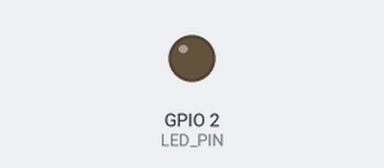
Bench run of a sketch on a simulated ESP32. Parts: output pins drawn as LEDs (lit = HIGH). WiFi joins after 1.5 s; servers stay silent unless stated; uploads are accepted with an empty reply; the local clock reads 2024-03-15 10:24:30 at power-on unless the sketch sets it; random numbers use the default seed unless the sketch sets one; what the sketch prints to the serial monitor is not drawn.

Above: at 2.84 s.
At 10.3 s:
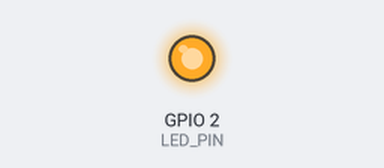
Timing chart, 0 to 22.1 s (numbered marks = the images above):
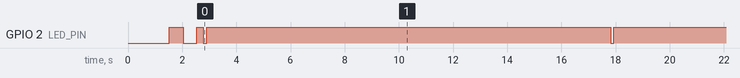

The sketch:

esp32_energy_meter.ino
```cpp
/*
  =============================================================================
  ⚡ ENERGY TWINS AI — ESP32 Smart Energy Meter Firmware
  =============================================================================
  Target Hardware: ESP32 Dev Module (ESP-WROOM-32 / NodeMCU-32S)
  Supported Sensors:
    1. PZEM-004T v3.0 (AC Voltage, Current, Power, Energy via UART Serial2)
    2. DHT11 / DHT22 (Ambient Temperature & Humidity via GPIO4)
    3. Built-in Virtual Sensor Mode (จำลองการทำงานได้ทันทีโดยไม่ต้องต่อเซนเซอร์ภายนอก!)

  Destination Modes (เลือกช่องทางการส่งข้อมูลได้ตามต้องการ):
    - MODE 1: ENERGY TWIN Cloud Backend API (แนะนำที่สุด — ข้อมูลขึ้นเว็บทันที)
    - MODE 2: Google Apps Script Web App (ส่งตรงเข้า Google Sheets)
    - MODE 3: Dual Mode (ส่งทั้ง Backend และ Google Sheets พร้อมกัน)
  =============================================================================
*/

#include <WiFi.h>
#include <HTTPClient.h>
#include <WiFiClientSecure.h>
#include <time.h>

// -----------------------------------------------------------------------------
// 1. CONFIGURATION (ตั้งค่าการเชื่อมต่อ Wi-Fi และเซิร์ฟเวอร์)
// -----------------------------------------------------------------------------

// ใส่ชื่อและรหัสผ่าน Wi-Fi ของคุณ (รองรับ 2.4 GHz)
const char* WIFI_SSID     = "YOUR_WIFI_NAME";        // << ชื่อ Wi-Fi
const char* WIFI_PASSWORD = "YOUR_WIFI_PASSWORD";    // << รหัสผ่าน Wi-Fi

// เลือกโหมดการส่งข้อมูล (Destination):
//   1 = ส่งเข้า ENERGY TWIN Cloud Backend (แนะนำ - แสดงผลบน Dashboard ทันที)
//   2 = ส่งตรงเข้า Google Sheets Web App (Apps Script)
//   3 = ส่งทั้งสองที่ (Dual Mode: ทั้ง Backend และ Google Sheets)
#define TARGET_MODE 1

// URL ปลายทางของ ENERGY TWIN Backend API
const char* BACKEND_API_URL = "https://energy-twins-ai.onrender.com/api/energy";

// URL ของ Google Apps Script Web App (กรณีเลือกโหมด 2 หรือ 3)
const char* GOOGLE_SCRIPT_URL = "https://script.google.com/macros/s/AKfycbwx0nIl9fswC9mtNivXEv4gzeKh0O07bImCEAe6XV2VEQZT7ObKdSP5L4CHg4UaneSf/exec";

// รหัสประจำอุปกรณ์ (Device ID):
// แนะนำให้ตรงกับวงจรในระบบ ENERGY TWINS:
// - "circuit_heavy_load"  (โหลดหนัก: แอร์, เครื่องทำน้ำอุ่น)
// - "circuit_receptacle"  (เต้ารับปลั๊กไฟทั่วไป)
// - "circuit_lighting"    (วงจรแสงสว่าง)
// - "circuit_ev"          (แท่นชาร์จรถยนต์ไฟฟ้า)
// - "circuit_solar"       (แผงโซลาร์เซลล์)
const char* DEVICE_ID = "circuit_heavy_load";

// ความถี่ในการส่งข้อมูล (มิลลิวินาที) — ค่าเริ่มต้น 15 วินาที
const unsigned long SEND_INTERVAL_MS = 15000;

// -----------------------------------------------------------------------------
// 2. HARDWARE & SENSOR CONFIGURATION
// -----------------------------------------------------------------------------

// ตั้งเป็น true เพื่อใช้โหมดจำลอง (ไม่ต้องต่อเซนเซอร์จริง)
// ตั้งเป็น false หากต่อเซนเซอร์ PZEM-004T หรือ DHT จริง
#define USE_VIRTUAL_SENSOR true

#define LED_PIN 2  // ขาไฟ LED สีน้ำเงินบนบอร์ด ESP32 (แสดงสถานะ)

// การต่อสายฮาร์ดแวร์จริง (กรณี USE_VIRTUAL_SENSOR = false):
// PZEM-004T v3.0:
//   - RX Pin (ESP32) -> GPIO 16 (RX2)
//   - TX Pin (ESP32) -> GPIO 17 (TX2)
// DHT11 / DHT22:
//   - Data Pin       -> GPIO 4
#if !USE_VIRTUAL_SENSOR
  #include <PZEM004Tv30.h>
  #include <DHT.h>
  #define PZEM_RX_PIN 16
  #define PZEM_TX_PIN 17
  #define DHT_PIN     4
  #define DHT_TYPE    DHT11

  PZEM004Tv30 pzem(Serial2, PZEM_RX_PIN, PZEM_TX_PIN);
  DHT dht(DHT_PIN, DHT_TYPE);
#endif

// NTP Server Settings สำหรับซิงค์เวลาจริง (UTC+7 ประเทศไทย)
const char* ntpServer = "pool.ntp.org";
const long  gmtOffset_sec = 7 * 3600;
const int   daylightOffset_sec = 0;

unsigned long lastSendTime = 0;
float cumulativeKwh = 0.50; // หน่วยพลังงานสะสมเริ่มต้น (kWh)

// -----------------------------------------------------------------------------
// 3. DATA STRUCTURE
// -----------------------------------------------------------------------------
struct EnergyReading {
  float voltage;      // แรงดันไฟฟ้า (V)
  float current;      // กระแสไฟฟ้า (A)
  float power;        // กำลังไฟฟ้า (W)
  float energy;       // พลังงานสะสม (kWh)
  float temperature;  // อุณหภูมิ (°C)
  float humidity;     // ความชื้นสัมพัทธ์ (%RH)
  bool  occupancy;    // สถานะมีผู้อยู่อาศัย (true/false)
};

// -----------------------------------------------------------------------------
// 4. HELPER FUNCTIONS
// -----------------------------------------------------------------------------
String getCurrentTimeString() {
  struct tm timeinfo;
  if (!getLocalTime(&timeinfo)) {
    return "";
  }
  char buf[30];
  strftime(buf, sizeof(buf), "%Y-%m-%d %H:%M:%S", &timeinfo);
  return String(buf);
}

void connectWiFi() {
  if (WiFi.status() == WL_CONNECTED) return;

  Serial.println();
  Serial.print("[WiFi] กำลังเชื่อมต่อกับ: ");
  Serial.println(WIFI_SSID);

  WiFi.mode(WIFI_STA);
  WiFi.begin(WIFI_SSID, WIFI_PASSWORD);

  int attempts = 0;
  while (WiFi.status() != WL_CONNECTED && attempts < 25) {
    delay(500);
    Serial.print(".");
    digitalWrite(LED_PIN, !digitalRead(LED_PIN));
    attempts++;
  }

  if (WiFi.status() == WL_CONNECTED) {
    Serial.println("\n[WiFi] เชื่อมต่อสำเร็จ! ✅");
    Serial.print("[WiFi] IP Address: ");
    Serial.println(WiFi.localIP());
    digitalWrite(LED_PIN, HIGH);
  } else {
    Serial.println("\n[WiFi] ไม่สามารถเชื่อมต่อได้ จะลองใหม่ในรอบถัดไป ❌");
    digitalWrite(LED_PIN, LOW);
  }
}

// -----------------------------------------------------------------------------
// 5. SENSOR READING ENGINE
// -----------------------------------------------------------------------------
EnergyReading readSensors() {
  EnergyReading r;

#if USE_VIRTUAL_SENSOR
  // โหมดจำลองโหลดเครื่องใช้ไฟฟ้าอัจฉริยะ (เช่น เครื่องปรับอากาศ Inverter)
  static unsigned long cycle = 0;
  cycle++;

  // แรงดันไฟฟ้าไทยทั่วไป ~220-230V
  r.voltage = 225.0 + (random(-30, 30) / 10.0);

  // วงจรการทำงานของคอมเพรสเซอร์แอร์
  int phase = (cycle % 12);
  if (phase < 3) {
    r.power = 1350.0 + random(-50, 50); // เร่งความเย็น
  } else if (phase < 8) {
    r.power = 820.0 + random(-30, 30);  // ประคองอุณหภูมิ Inverter
  } else {
    r.power = 65.0 + random(-10, 10);   // สแตนด์บาย/พัดลม
  }

  r.current = r.power / r.voltage;

  // คำนวณพลังงานสะสม (kWh) = Power(W) * Hours / 1000
  float kwhDelta = (r.power * (SEND_INTERVAL_MS / 1000.0)) / 3600000.0;
  cumulativeKwh += kwhDelta;
  r.energy = cumulativeKwh;

  r.temperature = 26.5 + (random(-15, 15) / 10.0);
  r.humidity = 60.0 + (random(-20, 20) / 10.0);
  r.occupancy = true;

#else
  // โหมดอ่านจากเซนเซอร์จริง
  float v = pzem.voltage();
  float i = pzem.current();
  float p = pzem.power();
  float e = pzem.energy();

  r.voltage = (!isnan(v)) ? v : 220.0;
  r.current = (!isnan(i)) ? i : 0.0;
  r.power   = (!isnan(p)) ? p : 0.0;
  r.energy  = (!isnan(e)) ? e : cumulativeKwh;

  float t = dht.readTemperature();
  float h = dht.readHumidity();
  r.temperature = (!isnan(t)) ? t : 27.0;
  r.humidity    = (!isnan(h)) ? h : 60.0;
  r.occupancy   = true;
#endif

  return r;
}

// -----------------------------------------------------------------------------
// 6. TRANSMISSION FUNCTIONS (ส่งข้อมูลสู่เซิร์ฟเวอร์)
// -----------------------------------------------------------------------------

// สร้าง JSON Payload ตามสเปกของ ENERGY TWINS AI
String buildJsonPayload(const EnergyReading& r, const String& timeStr) {
  String json = "{";
  json += "\"device_id\":\"" + String(DEVICE_ID) + "\",";
  json += "\"voltage\":" + String(r.voltage, 1) + ",";
  json += "\"current\":" + String(r.current, 2) + ",";
  json += "\"power\":" + String(r.power, 1) + ",";
  json += "\"energy\":" + String(r.energy, 4) + ",";
  json += "\"temperature\":" + String(r.temperature, 1) + ",";
  json += "\"humidity\":" + String(r.humidity, 1) + ",";
  json += "\"occupancy\":" + String(r.occupancy ? "true" : "false");
  if (timeStr != "") {
    json += ",\"timestamp\":\"" + timeStr + "\"";
  }
  json += "}";
  return json;
}

// ฟังก์ชันส่งข้อมูลเข้า ENERGY TWIN Cloud Backend (Render.com)
bool postToEnergyTwinBackend(const String& payload) {
  WiFiClientSecure client;
  client.setInsecure(); // ไม่ตรวจสอบ SSL cert เพื่อความเสถียรบน ESP32

  HTTPClient http;
  http.setTimeout(12000);

  if (!http.begin(client, BACKEND_API_URL)) {
    Serial.println("[HTTP] ไม่สามารถเปิดการเชื่อมต่อไปยัง Backend ได้");
    return false;
  }

  http.addHeader("Content-Type", "application/json");

  Serial.println("[HTTP] กำลังส่งข้อมูลไปยัง ENERGY TWIN Backend API...");
  int httpCode = http.POST(payload);
  bool success = false;

  if (httpCode > 0) {
    Serial.printf("[HTTP-Backend] ตอบกลับ Status: %d\n", httpCode);
    if (httpCode == HTTP_CODE_OK || httpCode == HTTP_CODE_CREATED) {
      String resp = http.getString();
      Serial.println("[HTTP-Backend] ข้อมูลเข้าสู่ระบบสำเร็จ! ✅");
      Serial.println(resp);
      success = true;
    }
  } else {
    Serial.printf("[HTTP-Backend] ส่งไม่สำเร็จ Error: %s ❌\n", http.errorToString(httpCode).c_str());
  }

  http.end();
  return success;
}

// ฟังก์ชันส่งข้อมูลเข้า Google Sheets Web App (Apps Script)
bool postToGoogleSheets(const String& payload) {
  WiFiClientSecure client;
  client.setInsecure();

  HTTPClient http;
  http.setFollowRedirects(HTTPC_STRICT_FOLLOW_REDIRECTS); // ต้องตาม HTTP 302 Redirect ของ Google
  http.setTimeout(15000);

  if (!http.begin(client, GOOGLE_SCRIPT_URL)) {
    Serial.println("[HTTP] ไม่สามารถเปิดการเชื่อมต่อไปยัง Google Apps Script ได้");
    return false;
  }

  http.addHeader("Content-Type", "application/json");

  Serial.println("[HTTP] กำลังส่งข้อมูลไปยัง Google Sheets Web App...");
  int httpCode = http.POST(payload);
  bool success = false;

  if (httpCode > 0) {
    Serial.printf("[HTTP-GSheet] ตอบกลับ Status: %d\n", httpCode);
    if (httpCode == HTTP_CODE_OK || httpCode == 302) {
      Serial.println("[HTTP-GSheet] ส่งเข้า Google Sheets สำเร็จ! ✅");
      success = true;
    }
  } else {
    Serial.printf("[HTTP-GSheet] ส่งไม่สำเร็จ Error: %s ❌\n", http.errorToString(httpCode).c_str());
  }

  http.end();
  return success;
}

// ฟังก์ชันรวมตามโหมด TARGET_MODE
void sendTelemetry(const EnergyReading& r) {
  if (WiFi.status() != WL_CONNECTED) {
    connectWiFi();
    if (WiFi.status() != WL_CONNECTED) return;
  }

  String timeStr = getCurrentTimeString();
  String payload = buildJsonPayload(r, timeStr);

  Serial.println("\n--------------------------------------------------");
  Serial.print("📦 Telemetry Payload [");
  Serial.print(DEVICE_ID);
  Serial.println("]:");
  Serial.println(payload);
  Serial.printf("⚡ Power: %.1f W | Energy: %.4f kWh | V: %.1f V | I: %.2f A\n",
                r.power, r.energy, r.voltage, r.current);

  bool ok = false;

  #if TARGET_MODE == 1
    // โหมด 1: ส่งเข้า ENERGY TWIN Backend API โดยตรง (แนะนำ)
    ok = postToEnergyTwinBackend(payload);
  #elif TARGET_MODE == 2
    // โหมด 2: ส่งเข้า Google Sheets Web App
    ok = postToGoogleSheets(payload);
  #elif TARGET_MODE == 3
    // โหมด 3: ส่งทั้ง Backend และ Google Sheets
    bool ok1 = postToEnergyTwinBackend(payload);
    bool ok2 = postToGoogleSheets(payload);
    ok = ok1 || ok2;
  #endif

  // กะพริบไฟ LED สีน้ำเงิน แสดงว่าส่งสำเร็จ
  if (ok) {
    digitalWrite(LED_PIN, LOW);
    delay(120);
    digitalWrite(LED_PIN, HIGH);
  }
}

// -----------------------------------------------------------------------------
// 7. SETUP & MAIN LOOP
// -----------------------------------------------------------------------------
void setup() {
  Serial.begin(115200);
  delay(1000);

  pinMode(LED_PIN, OUTPUT);
  digitalWrite(LED_PIN, LOW);

  Serial.println("\n==================================================");
  Serial.println("   ⚡ ENERGY TWINS AI — ESP32 Smart Energy Meter   ");
  Serial.println("==================================================");

  #if TARGET_MODE == 1
    Serial.println("🎯 โหมดปลายทาง: 1. ENERGY TWIN Backend API (Render)");
  #elif TARGET_MODE == 2
    Serial.println("🎯 โหมดปลายทาง: 2. Google Sheets Web App");
  #elif TARGET_MODE == 3
    Serial.println("🎯 โหมดปลายทาง: 3. Dual Mode (ทั้ง Backend และ Google Sheets)");
  #endif

  #if USE_VIRTUAL_SENSOR
    Serial.println("🔧 เซนเซอร์: Virtual Sensor Mode (จำลองการทำงาน)");
  #else
    Serial.println("🔧 เซนเซอร์: ฮาร์ดแวร์จริง (PZEM-004T + DHT)");
    pzem.resetEnergy();
    dht.begin();
  #endif

  connectWiFi();

  // ซิงค์เวลาจากอินเทอร์เน็ต
  configTime(gmtOffset_sec, daylightOffset_sec, ntpServer);
  Serial.println("[NTP] กำลังซิงค์เวลาจาก NTP Server...");
}

void loop() {
  unsigned long now = millis();

  // ตรวจสอบและส่งข้อมูลตามรอบเวลาที่กำหนด
  if (now - lastSendTime >= SEND_INTERVAL_MS || lastSendTime == 0) {
    lastSendTime = now;

    EnergyReading reading = readSensors();
    sendTelemetry(reading);
  }

  delay(50);
}
```

Measured:
- by itself, GPIO 2 (LED_PIN): goes LOW 0.50 s, HIGH 0.25 s, 8 × (LOW 0.12 s, HIGH 14.9 s), LOW 0.12 s, then HIGH
